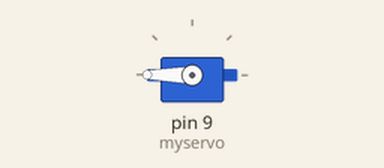
Bench run of a sketch on a simulated Arduino Uno, built with avr-gcc and run on an emulated ATmega328P. Shown: servo.

Above: at 0.1 s.
At 2.6 s:
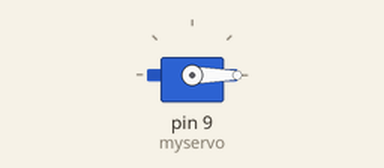
Timing chart, 0 to 4.1 s (numbered marks = the images above):
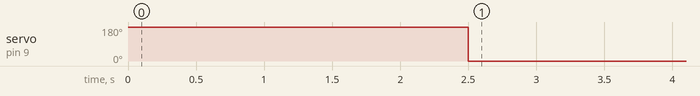

The sketch:

HackSI_continuousServoConversion_test.ino
```cpp
//Test continuous servo conversion
#include <Servo.h>
Servo myservo;
void setup() {
myservo.attach(9);
}
void loop() {
myservo.write(180); //clockwise rotation
delay(2000); //rotation duration in ms
myservo.detach(); //detach servo to prevent “creeping” effect
delay(500); //short pause
myservo.attach(9); //reattach servo to pin 9
myservo.write(0); //counterclockwise rotation
delay(2000); //rotation duration in ms
myservo.detach(); //detach servo to prevent “creeping” effect
delay(500); //short pause myservo.attach(9); //reattach servo to pin 9 before looping
}
```

Measured:
- by itself, servo on pin 9 (myservo): 180° → 0° at 2.5 s
